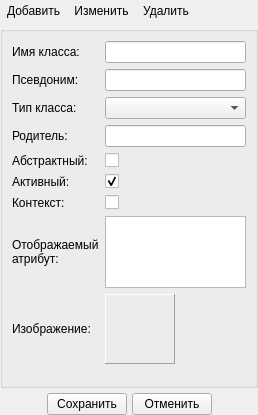
<?xml version="1.0" encoding="UTF-8"?>
<ui version="4.0">
 <class>ClassWidget</class>
 <widget class="QWidget" name="ClassWidget">
  <property name="geometry">
   <rect>
    <x>0</x>
    <y>0</y>
    <width>258</width>
    <height>415</height>
   </rect>
  </property>
  <property name="windowTitle">
   <string>Form</string>
  </property>
  <layout class="QVBoxLayout" name="verticalLayout">
   <property name="spacing">
    <number>5</number>
   </property>
   <property name="leftMargin">
    <number>0</number>
   </property>
   <property name="topMargin">
    <number>0</number>
   </property>
   <property name="rightMargin">
    <number>0</number>
   </property>
   <property name="bottomMargin">
    <number>0</number>
   </property>
   <item>
    <layout class="QHBoxLayout" name="horizontalLayoutPropTool">
     <property name="spacing">
      <number>0</number>
     </property>
     <item>
      <widget class="QToolButton" name="toolButtonAddClass">
       <property name="text">
        <string>Добавить</string>
       </property>
       <property name="icon">
        <iconset resource="modeleride.qrc">
         <normaloff>:/add</normaloff>:/add</iconset>
       </property>
       <property name="iconSize">
        <size>
         <width>16</width>
         <height>16</height>
        </size>
       </property>
       <property name="toolButtonStyle">
        <enum>Qt::ToolButtonTextBesideIcon</enum>
       </property>
       <property name="autoRaise">
        <bool>true</bool>
       </property>
      </widget>
     </item>
     <item>
      <widget class="QToolButton" name="toolButtonEditClass">
       <property name="text">
        <string>Изменить</string>
       </property>
       <property name="icon">
        <iconset resource="modeleride.qrc">
         <normaloff>:/edit</normaloff>:/edit</iconset>
       </property>
       <property name="iconSize">
        <size>
         <width>16</width>
         <height>16</height>
        </size>
       </property>
       <property name="toolButtonStyle">
        <enum>Qt::ToolButtonTextBesideIcon</enum>
       </property>
       <property name="autoRaise">
        <bool>true</bool>
       </property>
      </widget>
     </item>
     <item>
      <widget class="QToolButton" name="toolButtonDelClass">
       <property name="text">
        <string>Удалить</string>
       </property>
       <property name="icon">
        <iconset resource="modeleride.qrc">
         <normaloff>:/remove</normaloff>:/remove</iconset>
       </property>
       <property name="iconSize">
        <size>
         <width>16</width>
         <height>16</height>
        </size>
       </property>
       <property name="toolButtonStyle">
        <enum>Qt::ToolButtonTextBesideIcon</enum>
       </property>
       <property name="autoRaise">
        <bool>true</bool>
       </property>
      </widget>
     </item>
     <item>
      <spacer name="horizontalSpacer">
       <property name="orientation">
        <enum>Qt::Horizontal</enum>
       </property>
       <property name="sizeHint" stdset="0">
        <size>
         <width>40</width>
         <height>20</height>
        </size>
       </property>
      </spacer>
     </item>
    </layout>
   </item>
   <item>
    <widget class="QGroupBox" name="groupBoxClass">
     <property name="title">
      <string/>
     </property>
     <layout class="QGridLayout" name="gridLayout">
      <item row="3" column="0">
       <widget class="QLabel" name="labelClassParent">
        <property name="text">
         <string>Родитель:</string>
        </property>
       </widget>
      </item>
      <item row="2" column="1" colspan="2">
       <widget class="QComboBox" name="comboBoxClassType"/>
      </item>
      <item row="0" column="0">
       <widget class="QLabel" name="labelClassName">
        <property name="text">
         <string>Имя класса:</string>
        </property>
       </widget>
      </item>
      <item row="2" column="0">
       <widget class="QLabel" name="labelClassType">
        <property name="text">
         <string>Тип класса:</string>
        </property>
       </widget>
      </item>
      <item row="7" column="0">
       <widget class="QLabel" name="labelShowAttr">
        <property name="text">
         <string>&lt;html&gt;&lt;head/&gt;&lt;body&gt;&lt;p&gt;Отображаемый &lt;br/&gt;атрибут:&lt;/p&gt;&lt;/body&gt;&lt;/html&gt;</string>
        </property>
        <property name="textFormat">
         <enum>Qt::AutoText</enum>
        </property>
        <property name="alignment">
         <set>Qt::AlignLeading|Qt::AlignLeft|Qt::AlignVCenter</set>
        </property>
       </widget>
      </item>
      <item row="5" column="0">
       <widget class="QLabel" name="labelActiveClass">
        <property name="text">
         <string>Активный:</string>
        </property>
       </widget>
      </item>
      <item row="4" column="1">
       <widget class="QCheckBox" name="checkBoxAbsClass">
        <property name="text">
         <string/>
        </property>
       </widget>
      </item>
      <item row="3" column="1" colspan="2">
       <widget class="QLineEdit" name="lineEditClassParent"/>
      </item>
      <item row="8" column="1">
       <widget class="QFrame" name="frameIcon">
        <property name="frameShape">
         <enum>QFrame::Panel</enum>
        </property>
        <property name="frameShadow">
         <enum>QFrame::Raised</enum>
        </property>
        <layout class="QHBoxLayout" name="horizontalLayout">
         <property name="leftMargin">
          <number>2</number>
         </property>
         <property name="topMargin">
          <number>2</number>
         </property>
         <property name="rightMargin">
          <number>2</number>
         </property>
         <property name="bottomMargin">
          <number>2</number>
         </property>
         <item>
          <widget class="PushButtonImage" name="pushButtonIcon">
           <property name="sizePolicy">
            <sizepolicy hsizetype="Fixed" vsizetype="Fixed">
             <horstretch>64</horstretch>
             <verstretch>64</verstretch>
            </sizepolicy>
           </property>
           <property name="minimumSize">
            <size>
             <width>64</width>
             <height>64</height>
            </size>
           </property>
           <property name="iconSize">
            <size>
             <width>64</width>
             <height>64</height>
            </size>
           </property>
           <property name="flat">
            <bool>true</bool>
           </property>
          </widget>
         </item>
        </layout>
       </widget>
      </item>
      <item row="8" column="2">
       <spacer name="horizontalSpacerRightIcon">
        <property name="orientation">
         <enum>Qt::Horizontal</enum>
        </property>
        <property name="sizeHint" stdset="0">
         <size>
          <width>40</width>
          <height>20</height>
         </size>
        </property>
       </spacer>
      </item>
      <item row="0" column="1" colspan="2">
       <widget class="QLineEdit" name="lineEditClassName"/>
      </item>
      <item row="7" column="1" colspan="2">
       <widget class="QPlainTextEdit" name="plainTextEditShowAttr">
        <property name="maximumSize">
         <size>
          <width>16777215</width>
          <height>100</height>
         </size>
        </property>
       </widget>
      </item>
      <item row="1" column="1" colspan="2">
       <widget class="QLineEdit" name="lineEditClassAlias">
        <property name="maxLength">
         <number>256</number>
        </property>
       </widget>
      </item>
      <item row="8" column="0">
       <widget class="QLabel" name="labelIcon">
        <property name="text">
         <string>Изображение:</string>
        </property>
        <property name="alignment">
         <set>Qt::AlignLeading|Qt::AlignLeft|Qt::AlignVCenter</set>
        </property>
       </widget>
      </item>
      <item row="5" column="1">
       <widget class="QCheckBox" name="checkBoxActiveClass">
        <property name="text">
         <string/>
        </property>
        <property name="checked">
         <bool>true</bool>
        </property>
       </widget>
      </item>
      <item row="1" column="0">
       <widget class="QLabel" name="labelClassAlias">
        <property name="text">
         <string>Псевдоним:</string>
        </property>
       </widget>
      </item>
      <item row="9" column="0" colspan="3">
       <spacer name="verticalSpacerProp">
        <property name="orientation">
         <enum>Qt::Vertical</enum>
        </property>
        <property name="sizeHint" stdset="0">
         <size>
          <width>20</width>
          <height>40</height>
         </size>
        </property>
       </spacer>
      </item>
      <item row="4" column="0">
       <widget class="QLabel" name="labelAbsClass">
        <property name="text">
         <string>Абстрактный:</string>
        </property>
       </widget>
      </item>
      <item row="6" column="0">
       <widget class="QLabel" name="labelContextClass">
        <property name="text">
         <string>Контекст:</string>
        </property>
       </widget>
      </item>
      <item row="6" column="1">
       <widget class="QCheckBox" name="checkBoxContextClass">
        <property name="text">
         <string/>
        </property>
       </widget>
      </item>
     </layout>
    </widget>
   </item>
   <item>
    <layout class="QHBoxLayout" name="horizontalLayoutPropSave">
     <item>
      <spacer name="horizontalSpacerRightProp">
       <property name="orientation">
        <enum>Qt::Horizontal</enum>
       </property>
       <property name="sizeHint" stdset="0">
        <size>
         <width>40</width>
         <height>20</height>
        </size>
       </property>
      </spacer>
     </item>
     <item>
      <widget class="QPushButton" name="pushButtonPropSave">
       <property name="text">
        <string>Сохранить</string>
       </property>
      </widget>
     </item>
     <item>
      <widget class="QPushButton" name="pushButtonPropCancel">
       <property name="text">
        <string>Отменить</string>
       </property>
      </widget>
     </item>
     <item>
      <spacer name="horizontalSpacerLeftProp">
       <property name="orientation">
        <enum>Qt::Horizontal</enum>
       </property>
       <property name="sizeHint" stdset="0">
        <size>
         <width>40</width>
         <height>20</height>
        </size>
       </property>
      </spacer>
     </item>
    </layout>
   </item>
  </layout>
 </widget>
 <customwidgets>
  <customwidget>
   <class>PushButtonImage</class>
   <extends>QPushButton</extends>
   <header>pushbuttonimage.h</header>
  </customwidget>
 </customwidgets>
 <resources>
  <include location="modeleride.qrc"/>
 </resources>
 <connections/>
</ui>
